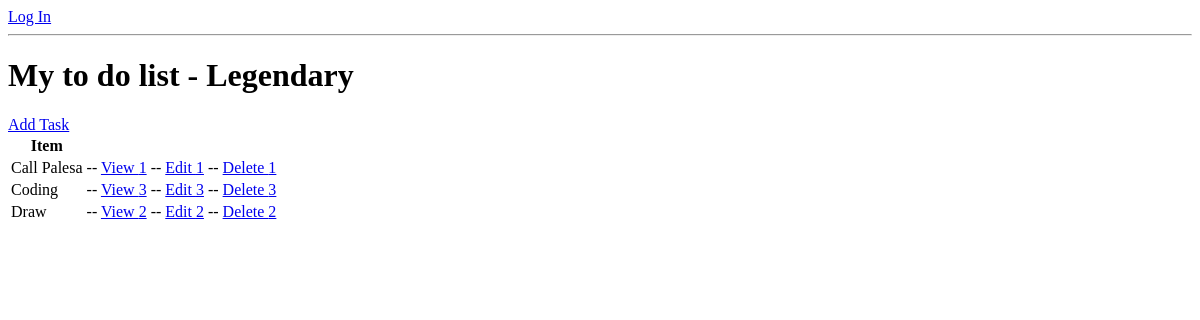
The app's page /, older data.
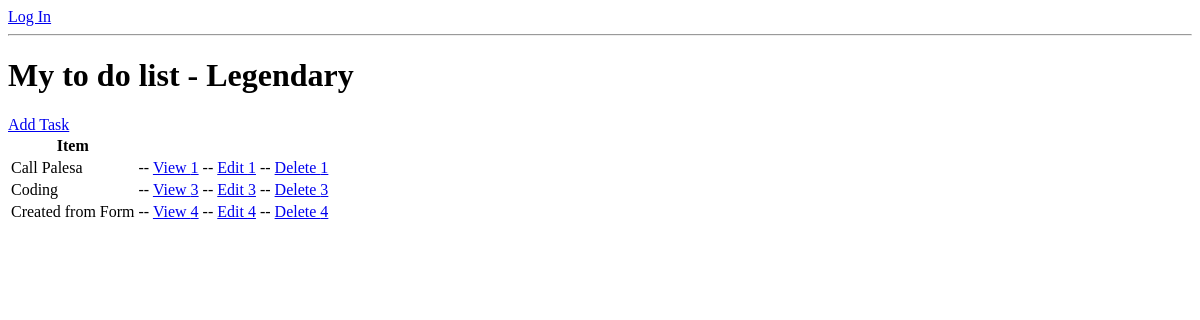
The same page, newer data.
### base/models.py (models this page shows, shortened)
class Task(models.Model):
    user = models.ForeignKey(User, on_delete=models.CASCADE, null=True, blank=True)
    title = models.CharField(max_length=200, null=True, blank=True)
    description = models.TextField(null=True, blank=True)
    complete = models.BooleanField(default=False)
    create = models.DateTimeField(auto_now_add=True)
    class Meta:
        ordering = ['complete']

### base/views.py (the view)
# urls.py: path('', TaskList.as_view(), name='tasks'),
class TaskList(ListView):
    model = Task
    context_object_name = 'tasks'

### base/templates/base/task_list.html
{% if request.user.is_authenticated %}
    <p>{{request.user}}</p>
    <a href="">LogOut</a>
{% else %}
<a href="{% url 'login' %}">Log In</a>
{% endif %}
<hr>
<h1>My to do list - Legendary</h1>
<a href="{% url 'task-create' %}">Add Task</a>
<table>
    <tr>
        <th>Item</th>
        <th></th>
    </tr>
    {% for task in tasks %}
    <tr>
        <td>{{task.title}}</td>
        <td>-- <a href="{% url 'tasks' task.id %}">View {{task.id}}</a></td>
        <td>-- <a href="{% url 'task-update' task.id %}">Edit {{task.id}}</a></td>
        <td>-- <a href="{% url 'task-delete' task.id %}">Delete {{task.id}}</a></td>
    </tr>
    {% empty %}
        <h3>Empty List</h3>
    {% endfor %}
</table>

Row changes from the older to the newer data that the page shows:
removed Task: title "Draw", id "2"
added Task: title "Created from Form", id "4"
